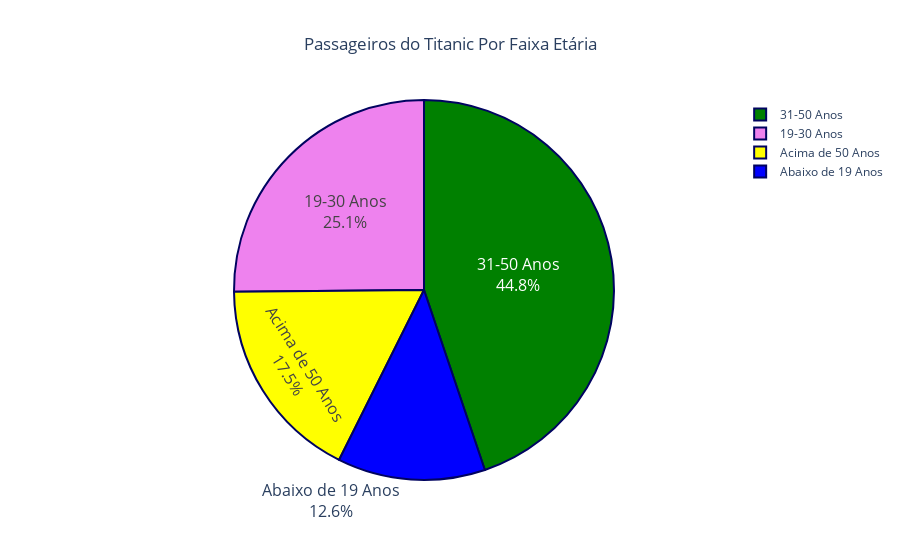

The code cell stored with this chart in its notebook:
### Code cell
# Figura
fig = go.Figure([go.Pie(labels = titanic_age['age_category'], values = titanic_age['count'])])

# Interatividade
fig.update_traces(hoverinfo = 'label+percent', 
                  textinfo = 'percent+label', 
                  textfont_size = 16,
                  marker = dict(colors = colors, line = dict(color = '#000360', width = 2)))

fig.update_layout(title = "Passageiros do Titanic Por Faixa Etária", title_x = 0.5)

fig.show()

### Figure 1 — Plotly figure (JSON) as saved in the notebook; plotly's stock layout.template omitted (floating-point values rounded to 4 significant figures)
{"data": [{"hoverinfo": "label+percent", "labels": ["31-50 Anos", "19-30 Anos", "Acima de 50 Anos", "Abaixo de 19 Anos"], "marker": {"colors": ["green", "violet", "yellow", "blue"], "line": {"color": "#000360", "width": 2}}, "textfont": {"size": 16}, "textinfo": "percent+label", "type": "pie", "values": [82, 46, 32, 23]}], "layout": {"title": {"text": "Passageiros do Titanic Por Faixa Etária", "x": 0.5}}}
